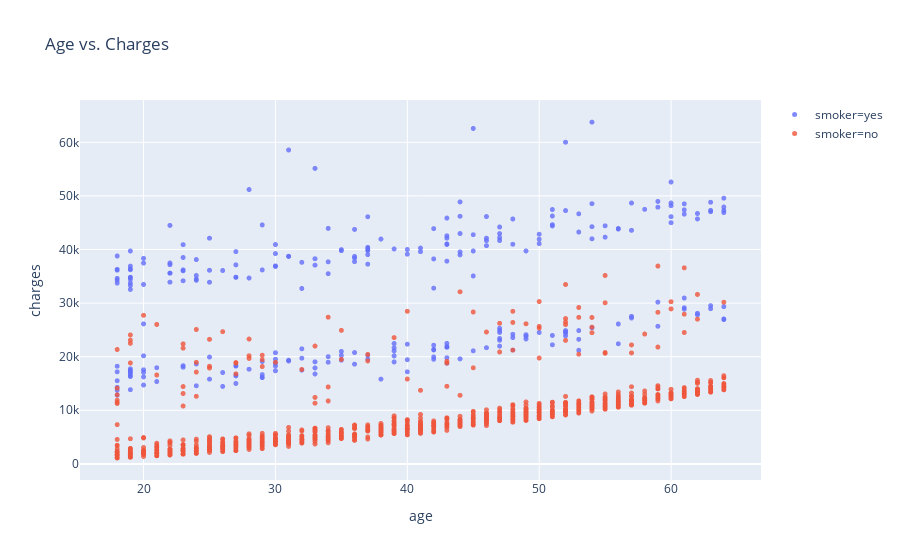

The notebook cell this image was saved under:
### Markdown cell above
## Age and Charges
Let's visualize the relationship between "age" and "charges" using a scatter plot. Each point in the scatter plot represents one customer. We'll also use values in the "smoker" column to color the points.

### Code cell
fig = px.scatter(
    medical_df,
    x="age",
    y="charges",
    color="smoker",
    opacity=0.8,
    hover_data=["sex"],
    title="Age vs. Charges",
)
fig.update_traces(marker_size=5)
fig.show()

### Figure 1 — Plotly figure (JSON) as saved in the notebook; plotly's stock layout.template omitted (floating-point values rounded to 4 significant figures; data arrays with more than 128 entries replaced by an {"elided": "..."} marker saying what was removed)
{"data": [{"customdata": {"elided": "274x1 str values"}, "hoverlabel": {"namelength": 0}, "hovertemplate": "smoker=yes<br>age=%{x}<br>charges=%{y}<br>sex=%{customdata[0]}", "legendgroup": "smoker=yes", "marker": {"color": "#636efa", "opacity": 0.8, "size": 5, "symbol": "circle"}, "mode": "markers", "name": "smoker=yes", "showlegend": true, "type": "scattergl", "x": {"elided": "274 int values"}, "xaxis": "x", "y": {"elided": "274 float values"}, "yaxis": "y"}, {"customdata": {"elided": "1064x1 str values"}, "hoverlabel": {"namelength": 0}, "hovertemplate": "smoker=no<br>age=%{x}<br>charges=%{y}<br>sex=%{customdata[0]}", "legendgroup": "smoker=no", "marker": {"color": "#EF553B", "opacity": 0.8, "size": 5, "symbol": "circle"}, "mode": "markers", "name": "smoker=no", "showlegend": true, "type": "scattergl", "x": {"elided": "1064 int values"}, "xaxis": "x", "y": {"elided": "1064 float values"}, "yaxis": "y"}], "layout": {"legend": {"tracegroupgap": 0}, "title": {"text": "Age vs. Charges"}, "xaxis": {"anchor": "y", "domain": [0, 1], "title": {"text": "age"}}, "yaxis": {"anchor": "x", "domain": [0, 1], "title": {"text": "charges"}}}}
